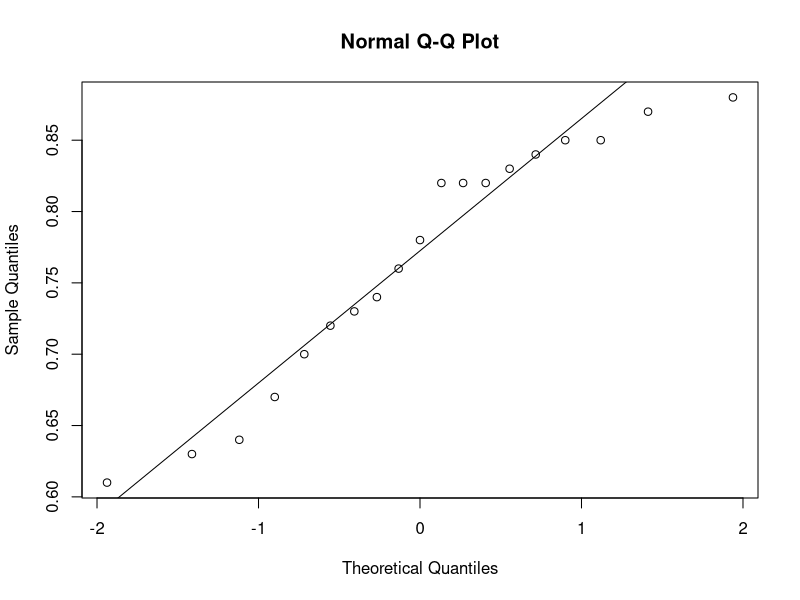
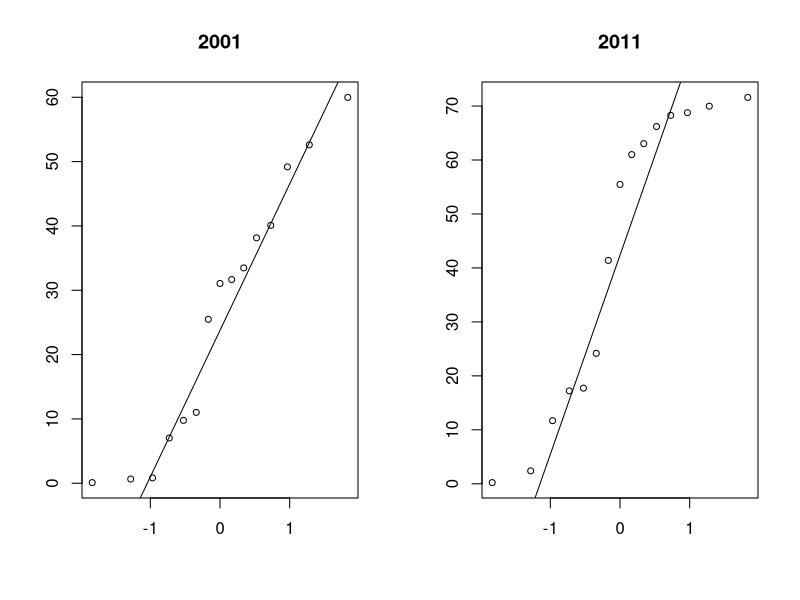
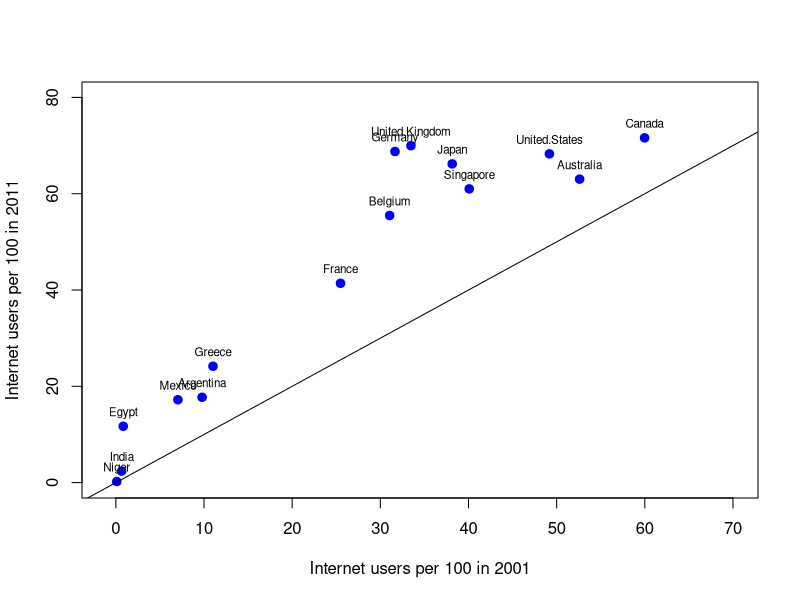

Write R code to recreate these figures, in order.
## ---- chunk 1
qt(.975,18)
## ---- chunk 2
ratio<-c(0.61, 0.70, 0.63, 0.76, 0.67, 0.72, 0.64, 0.82, 0.88, 
0.82, 0.78, 0.84, 0.83, 0.82, 0.74, 0.85, 0.73, 0.85, 0.87)
## ---- chunk 3
qqnorm(ratio)
qqline(ratio)
## ---- chunk 4
temp<-t.test(ratio, mu=0.80, conf.level=0.90)
temp
## ---- chunk 5
temp$conf.int
## ---- chunk 6
temp$estimate
sd(ratio)
## ---- chunk 7
t.test(ratio, mu=0.80, conf.level=0.95)$conf.int
## ---- chunk 8
temp.1sided<-t.test(ratio, mu=0.80, alternative="less")
## ---- chunk 9
sims = 100
weights = replicate(sims,rnorm(20,mean=5,sd=0.3))
## ---- chunk 10
tint<-matrix(NA, nrow=dim(weights)[2], ncol=2)
for(i in 1:dim(weights)[2]){
temp<-t.test(weights[,i], conf.level = 0.95)
tint[i,]<-temp$conf.int
}
colnames(tint)<-c("lcl","ucl")
## ---- chunk 11
tint[1:10,]
## ---- chunk 12
tint = data.frame(tint)
indx = (tint$lcl <=5) & (tint$ucl>=5)
sum(indx)
## ---- chunk 13
countries<-c("Argentina" ,"Australia","Belgium","Canada", "Egypt","France", "Germany",
  "Greece",  "India" , "Japan" , "Mexico" ,"Niger","Singapore", "United.Kingdom", "United.States")
Y2011<-c(17.72058337, 63.02693628,  55.47689608,	71.59660113,	11.69839821,	41.39108117,
         68.76941828,	24.17107186,	2.388075,	66.19826223,	17.21,	0.221341351,	61.00284566,
         69.9749171,	68.26789985)
Y2001<-c(9.780807285,  52.60563888,	31.05933918,	59.97791664,	0.838945611,	25.48284606,
         31.66413443,	11.0173514,	0.660146377,	38.15162324,	7.038023117,	0.105185431,
         40.08896306,	33.47495977,	49.18000685)
## ---- chunk 14
t.test(Y2001, Y2011, paired=TRUE)
## ---- chunk 15
t.test(Y2001, Y2011, alternative="less")
## ---- chunk 16
#knitr::opts_chunk$set(dev = 'pdf')
## ---- chunk 17
par(mfrow=c(1,2))
qqnorm(Y2001, main="2001", xlab="", ylab="", cex=0.8); qqline(Y2001)
qqnorm(Y2011, main="2011", xlab="", ylab="", cex=0.8); qqline(Y2011)
par(mfrow=c(1,1))
## ---- chunk 18
plot(Y2001, Y2011, xlab="Internet users per 100 in 2001", ylab="Internet users per 100 in 2011", xlim=c(-1, 70),
     ylim=c(0,80),col= "blue", pch = 19, cex = 1, lty = "solid", lwd = 2)
text(Y2001, Y2011, labels=countries, cex= 0.7, pos=3)
abline(a=0,b=1)
